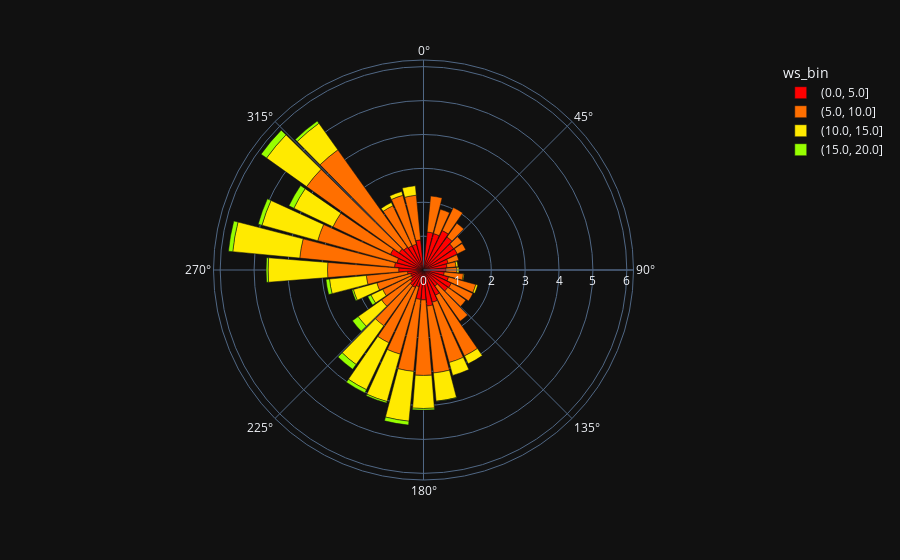

Notebook source saved alongside this figure:
### Code cell
fig = px.bar_polar(dfrose_bin10, r="percent", theta="wd_bin",
                   color="ws_bin", template="plotly_dark",
                   color_discrete_sequence= px.colors.sequential.Rainbow_r)
fig.show()
# fig.write_image("test2_binned_out.png")

### Figure 1 — Plotly figure (JSON) as saved in the notebook; plotly's stock layout.template omitted (floating-point values rounded to 4 significant figures)
{"data": [{"hovertemplate": "ws_bin=(0.0, 5.0]<br>percent=%{r}<br>wd_bin=%{theta}<extra></extra>", "legendgroup": "(0.0, 5.0]", "marker": {"color": "rgb(255,0,0)", "pattern": {"shape": ""}}, "name": "(0.0, 5.0]", "r": [1.126, 1.115, 1.289, 1.196, 1.092, 1.103, 0.7548, 0.6968, 0.6619, 0.6155, 0.7665, 0.9058, 0.8826, 0.5807, 0.8245, 0.9871, 1.068, 0.8826, 0.871, 0.511, 0.569, 0.5574, 0.4761, 0.3948, 0.3948, 0.4761, 0.7316, 0.8594, 0.8129, 1.08, 0.8826, 0.8245, 0.7897, 0.7897, 0.8942], "showlegend": true, "subplot": "polar", "theta": [10, 20, 30, 40, 50, 60, 70, 80, 90, 100, 110, 120, 130, 140, 150, 160, 170, 180, 190, 200, 210, 220, 230, 240, 250, 260, 270, 280, 290, 300, 310, 320, 330, 340, 350], "type": "barpolar"}, {"hovertemplate": "ws_bin=(5.0, 10.0]<br>percent=%{r}<br>wd_bin=%{theta}<extra></extra>", "legendgroup": "(5.0, 10.0]", "marker": {"color": "rgb(255,111,0)", "pattern": {"shape": ""}}, "name": "(5.0, 10.0]", "r": [1.068, 0.7432, 0.7548, 0.4994, 0.3136, 0.2787, 0.3252, 0.2671, 0.3252, 0.569, 0.8361, 0.7084, 0.6503, 1.277, 1.986, 1.846, 1.986, 2.23, 2.137, 2.067, 1.812, 1.463, 1.045, 0.9407, 1.034, 1.219, 2.102, 2.81, 2.427, 1.881, 3.356, 3.53, 1.312, 1.498, 1.324], "showlegend": true, "subplot": "polar", "theta": [10, 20, 30, 40, 50, 60, 70, 80, 90, 100, 110, 120, 130, 140, 150, 160, 170, 180, 190, 200, 210, 220, 230, 240, 250, 260, 270, 280, 290, 300, 310, 320, 330, 340, 350], "type": "barpolar"}, {"hovertemplate": "ws_bin=(10.0, 15.0]<br>percent=%{r}<br>wd_bin=%{theta}<extra></extra>", "legendgroup": "(10.0, 15.0]", "marker": {"color": "rgb(255,234,0)", "pattern": {"shape": ""}}, "name": "(10.0, 15.0]", "r": [0.05807, 0.05807, 0.02323, 0.05807, 0.2555, 0.3948, 0.8361, 0.9755, 1.475, 1.452, 1.533, 1.405, 0.8478, 0.3832, 0.72, 1.092, 1.754, 1.986, 1.707, 1.277, 1.452, 0.9639, 0.1045, 0.1161, 0.2787], "showlegend": true, "subplot": "polar", "theta": [80, 90, 100, 110, 150, 160, 170, 180, 190, 200, 210, 220, 230, 240, 250, 260, 270, 280, 290, 300, 310, 320, 330, 340, 350], "type": "barpolar"}, {"hovertemplate": "ws_bin=(15.0, 20.0]<br>percent=%{r}<br>wd_bin=%{theta}<extra></extra>", "legendgroup": "(15.0, 20.0]", "marker": {"color": "rgb(151,255,0)", "pattern": {"shape": ""}}, "name": "(15.0, 20.0]", "r": [0.01161, 0.04645, 0.1161, 0.04645, 0.1045, 0.1742, 0.209, 0.1045, 0.04645, 0.1045, 0.05807, 0.1277, 0.1161, 0.1626, 0.1974, 0.08129], "showlegend": true, "subplot": "polar", "theta": [170, 180, 190, 200, 210, 220, 230, 240, 250, 260, 270, 280, 290, 300, 310, 320], "type": "barpolar"}], "layout": {"barmode": "relative", "legend": {"title": {"text": "ws_bin"}, "tracegroupgap": 0}, "margin": {"t": 60}, "polar": {"angularaxis": {"direction": "clockwise", "rotation": 90}, "domain": {"x": [0, 1], "y": [0, 1]}}}}
